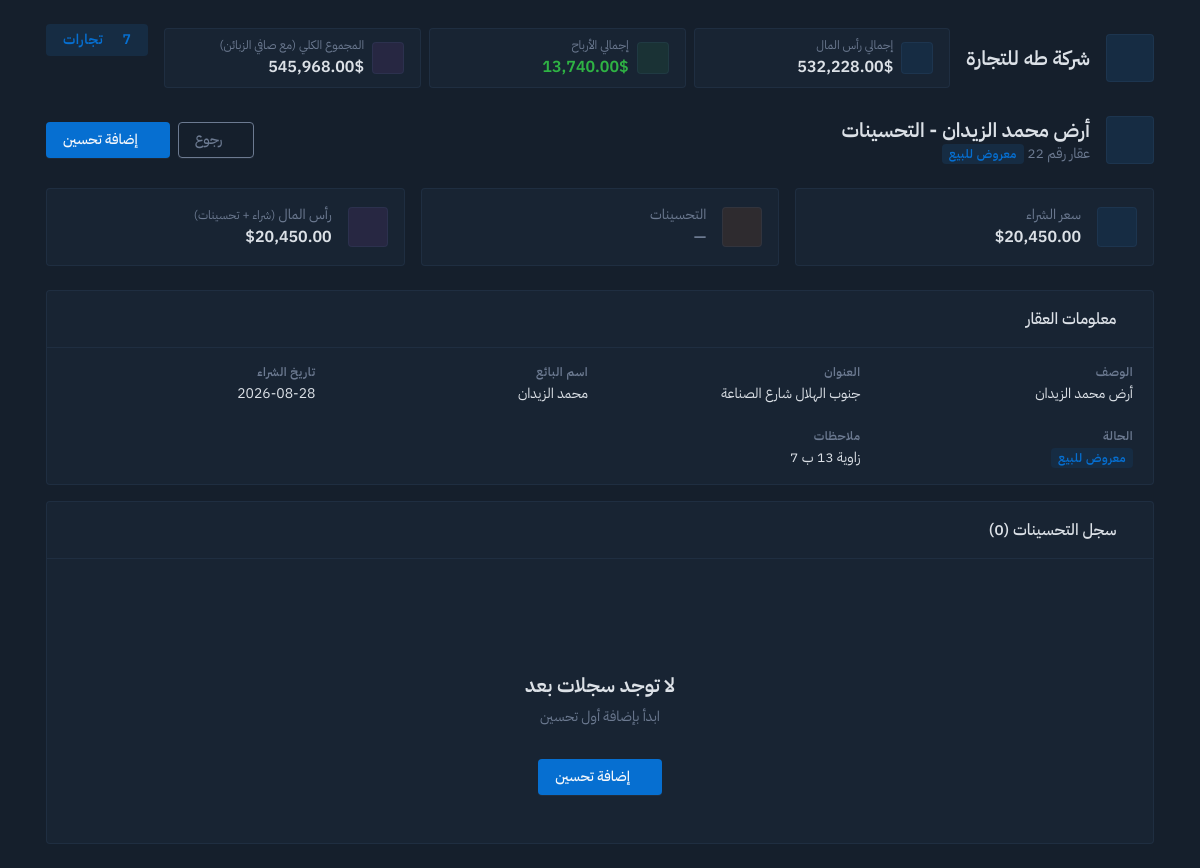
/property/22/improvements, run on the app's committed database.
### tables this page shows
CREATE TABLE property (
      id          INTEGER PRIMARY KEY AUTOINCREMENT,
      discreption TEXT NOT NULL,
      address     TEXT NOT NULL,
      buy_price   REAL NOT NULL,
      sell_price  REAL,
      seller_name TEXT NOT NULL,          -- old owner
      buyer_name  TEXT,                   -- new owner (empty until sold)
      buy_date    TEXT,
      sell_date   TEXT,
      longitude   REAL,
      latitude    REAL,
      notes       TEXT
    );

### app.py (the view)
@app.route('/property/<int:id>/improvements')
def property_improvements(id):
  try:
    id = int(id)
  except (ValueError, TypeError, KeyError):
    flash(json.dumps({"msg": "خطأ: رقم سحل غير صحيح"}), "error")
    return redirect("/property")
  if not is_property(id):
    flash(json.dumps({"msg": "خطأ: سحل غير موجود"}), "error")
    return redirect("/property")
  return render_template("property_improvements.html", title=f"عقار رقم {id}", property=Properties().get_property_with_cost_by_id(id), property_improvements=PropertiesImprovements().get_costs_rows_by_id(id))

### app.py (called while the page is built)
@app.context_processor
def inject_db():
  return {
    "trades": Trades().trades_html_dict,
    "company_name": "شركة طه للتجارة",
    "truck": get_truck_dict(),
    "mixer": get_mixer_dict(),
    "block_factory": get_block_factory_dict(),
  }

### classes.py (called while the page is built)
  @property
  def total_properties_improvements_costs(self):
    costs = 0
    for row in self.property_improvements_table:
      costs += row['cost']
    return costs

  def get_costs_rows_by_id(self, property_id):
    rows = []
    for r in self.property_improvements_table:
      if r['property_id'] == property_id:
        rows.append(r)
    return rows

  def get_total_costs_by_id(self, property_id):
    costs = 0
    for r in self.property_improvements_table:
      if r['property_id'] == property_id:
        costs += r['cost']
    return costs

  def get_property_with_cost_by_id(self, id):
    for r in self.property_table:
      if r['id'] == id:
        r['cost'] = self.get_total_costs_by_id(r['id'])
        return r

  @property
  def total_base(self):
    bases = 0
    for p in self.property_table:
      bases += p['buy_price']
    bases += self.total_properties_improvements_costs
    return bases

  def is_property_sold(self, id):
    for r in self.property_table:
      if r['id'] == id:
        return bool(r['sell_price'])

  @property
  def total_profit(self):
    profit = 0
    for p in self.property_table:
      if self.is_property_sold(p['id']):
        profit += p['sell_price'] - self.get_total_property_base_by_id(p['id'])
    return profit

  def property_html_dict(self, data=True):
    if len(self.property_table) <= 0:
      if len(self.property_table) == 0:
        content = 'خطأ: لاتوجد عقارات بعد.'
      else:
        content = 'خطأ: مشكلة في عدد العقارات.'
      return {
        'status': 'error',
        'content': content,
        'name': 'عقارات',
        'url': '/property',
        'base': 0,
        'profit': 0,
      }
    else:
      return {
        'status': 'success',
        'content': self.property_table_with_cost if data else None,
        'name': 'عقارات',
        'url': '/property',
        'base': self.total_base,
        'profit': self.total_profit,
      }

### db.py (called while the page is built)
def get_truck():
  conn = sqlite3.connect(DB_PATH)
  conn.row_factory = sqlite3.Row
  cur = conn.cursor()
  rows = cur.execute('SELECT * FROM truck').fetchall()
  conn.close()
  return [dict(r) for r in rows]

### templates/property_improvements.html (shortened to what this page needs)
{% extends "layout.html" %}
{% block trade %}
{% set sold = property['sell_price'] is not none %}
<div class="row align-items-center g-3 mb-4">
  <div class="col">
    <div class="d-flex align-items-center gap-3">
      <span class="avatar avatar-lg bg-primary-lt"><i class="ti ti-tools fs-1"></i></span>
      <div>
        <h2 class="mb-0">{{ (property['discreption'] or 'عقار') + ' - التحسينات' }}</h2>
        <div class="text-secondary">
          عقار رقم {{ property['id'] }}
          {% if sold %}
          <span class="badge bg-green-lt text-green ms-2">مباع</span>
          {% else %}
          <span class="badge bg-blue-lt text-blue ms-2">معروض للبيع</span>
          {% endif %}
        </div>
      </div>
    </div>
  </div>
  <div class="col-auto d-flex flex-wrap gap-2">
    <a href="/property/{{ property['id'] }}/info" class="btn btn-outline-secondary">
      <i class="ti ti-arrow-right me-1"></i>
      <span>رجوع</span>
    </a>
    <button class="btn btn-primary" data-bs-toggle="modal" data-bs-target="#recordModal" onclick="openAdd()">
      <i class="ti ti-plus me-1"></i>إضافة تحسين
    </button>
  </div>
</div>
<div class="row row-cards mb-4">
  <div class="col-md-4">
    <div class="card card-sm">
      <div class="card-body">
        <div class="row align-items-center">
          <div class="col-auto"><span class="avatar bg-blue-lt"><i class="ti ti-coin fs-2"></i></span></div>
          <div class="col">
            <div class="text-secondary">سعر الشراء</div>
            <div class="h3 mb-0"><span dir="ltr">{{ '{:,.2f}'.format(property['buy_price']) }}</span>$</div>
          </div>
        </div>
      </div>
    </div>
  </div>
  <div class="col-md-4">
    <div class="card card-sm">
      <div class="card-body">
        <div class="row align-items-center">
          <div class="col-auto"><span class="avatar bg-orange-lt"><i class="ti ti-tools fs-2"></i></span></div>
          <div class="col">
            <div class="text-secondary">التحسينات</div>
            <div class="h3 mb-0">
              {% if property['cost'] %}
              <span dir="ltr">{{ '{:,.2f}'.format(property['cost']) }}</span>$
              {% else %}
              <span class="text-secondary">—</span>
              {% endif %}
            </div>
          </div>
        </div>
      </div>
    </div>
  </div>
  <div class="col-md-4">
    <div class="card card-sm">
      <div class="card-body">
        <div class="row align-items-center">
          <div class="col-auto"><span class="avatar bg-purple-lt"><i class="ti ti-wallet fs-2"></i></span></div>
          <div class="col">
            <div class="text-secondary">رأس المال <span class="small">(شراء + تحسينات)</span></div>
            <div class="h3 mb-0"><span dir="ltr">{{ '{:,.2f}'.format(property['buy_price'] + property['cost']) }}</span>$</div>
          </div>
        </div>
      </div>
    </div>
  </div>
</div>
<div class="row row-cards">
  <div class="col-12">
    <div class="card">
      <div class="card-header">
        <h3 class="card-title"><i class="ti ti-info-circle me-1"></i>معلومات العقار</h3>
      </div>
      <div class="card-body">
        <div class="datagrid">
          <div class="datagrid-item">
            <div class="datagrid-title">الوصف</div>
            <div class="datagrid-content">{{ property['discreption'] or '—' }}</div>
          </div>
          <div class="datagrid-item">
            <div class="datagrid-title">العنوان</div>
            <div class="datagrid-content">{{ property['address'] or '—' }}</div>
          </div>
          <div class="datagrid-item">
            <div class="datagrid-title">اسم البائع</div>
            <div class="datagrid-content">{{ property['seller_name'] or '—' }}</div>
          </div>
          <div class="datagrid-item">
            <div class="datagrid-title">تاريخ الشراء</div>
            <div class="datagrid-content">{{ property['buy_date'] or '—' }}</div>
          </div>
          {% if sold %}
          <div class="datagrid-item">
            <div class="datagrid-title">اسم المشتري</div>
            <div class="datagrid-content">{{ property['buyer_name'] or '—' }}</div>
          </div>
          <div class="datagrid-item">
            <div class="datagrid-title">تاريخ البيع</div>
            <div class="datagrid-content">{{ property['sell_date'] or '—' }}</div>
          </div>
          {% else %}
          <div class="datagrid-item">
            <div class="datagrid-title">الحالة</div>
            <div class="datagrid-content"><span class="badge bg-blue-lt text-blue">معروض للبيع</span></div>
          </div>
          {% endif %}
          <div class="datagrid-item">
            <div class="datagrid-title">ملاحظات</div>
            <div class="datagrid-content">{{ property['notes'] or '—' }}</div>
          </div>
        </div>
      </div>
    </div>
  </div>
  <div class="col-12">
    <div class="card">
      <div class="card-header">
        <h3 class="card-title"><i class="ti ti-list-details me-1"></i>سجل التحسينات ({{ property_improvements | length }})</h3>
      </div>
      {% if property_improvements %}
      <div class="table-responsive">
        <table class="table table-vcenter card-table table-hover">
          <thead>
            <tr>
              <th class="w-1">#</th>
              <th>التحسين</th>
              <th>التكلفة</th>
              <th>تاريخ التحسين</th>
              <th>ملاحظات</th>
              <th class="w-1"></th>
            </tr>
          </thead>
          <tbody>
            {% for r in property_improvements | sort(attribute='id', reverse=True) %}
            <tr>
              <td><span class="badge bg-secondary-lt">{{ r['id'] }}</span></td>
              <td>
                <div class="fw-semibold">{{ r['description'] or 'بدون وصف' }}</div>
              </td>
              <td class="text-nowrap"><span dir="ltr">{{ '{:,.2f}'.format(r['cost']) }}$</span></td>
              <td>
                {% if r['improve_date'] %}
                <div class="text-secondary small"><i class="ti ti-calendar me-1"></i>{{ r['improve_date'] }}</div>
                {% else %}
                <span class="text-secondary">—</span>
                {% endif %}
              </td>
              <td class="text-secondary text-truncate" style="max-width: 180px;" title="{{ r['notes'] or '' }}">
                {{ r['notes'] or '—' }}
              </td>
              <td class="text-nowrap">
                <button class="btn btn-icon btn-ghost-secondary fs-2" title="تعديل" data-bs-toggle="modal"
                  data-bs-target="#recordModal" data-id="{{ r['id'] }}" data-month="{{ r['improve_date'] or '' }}"
                  data-cost="{{ r['cost'] }}" data-description="{{ r['description'] or '' }}"
                  data-notes="{{ r['notes'] or '' }}" onclick="openEdit(this)">
                  <i class="ti ti-pencil"></i>
                </button>
                <button class="btn btn-icon btn-ghost-danger fs-2" title="حذف" data-bs-toggle="modal"
                  data-bs-target="#deleteModal" data-id="{{ r['id'] }}" data-description="{{ r['description'] or '' }}"
                  onclick="openDelete(this)">
                  <i class="ti ti-trash"></i>
                </button>
              </td>
            </tr>
            {% endfor %}
          </tbody>
        </table>
      </div>
      {% else %}
      <div class="empty">
        <div class="empty-icon"><i class="ti ti-mood-empty fs-1"></i></div>
        <p class="empty-title">لا توجد سجلات بعد</p>
        <p class="empty-subtitle text-secondary">ابدأ بإضافة أول تحسين</p>
        <div class="empty-action">
          <button class="btn btn-primary" data-bs-toggle="modal" data-bs-target="#recordModal" onclick="openAdd()">
            <i class="ti ti-plus me-1"></i>إضافة تحسين
          </button>
        </div>
      </div>
      {% endif %}
    </div>
  </div>
</div>
{% endblock %}

### static/css/global.css (style rules this page uses)
:root { --tblr-font-sans-serif: 'IBM Plex Sans Arabic', -apple-system, 'BlinkMacSystemFont', 'Segoe UI', 'Roboto', 'Helvetica Neue', Arial, sans-serif; }

### data on the page
property: discreption "أرض محمد الزيدان - التحسينات", buy_price "20,450.00", property['buy_price']+property['cost'] "20,450.00", discreption "أرض محمد الزيدان", address "جنوب الهلال شارع الصناعة", seller_name "محمد الزيدان", buy_date "2026-08-28", notes "زاوية 13 ب 7"

### other printed values
{{ company_name }} "شركة طه للتجارة"
{{ '{:,.2f}'.format(trades['total_base']) }} "532,228.00"
{{ '{:,.2f}'.format(trades['total_profit']) }} "13,740.00"
{{ '{:,.2f}'.format(trades['total_base'] + trades['total_profit']) }} "545,968.00"
{{ property_improvements | length }} "0"
